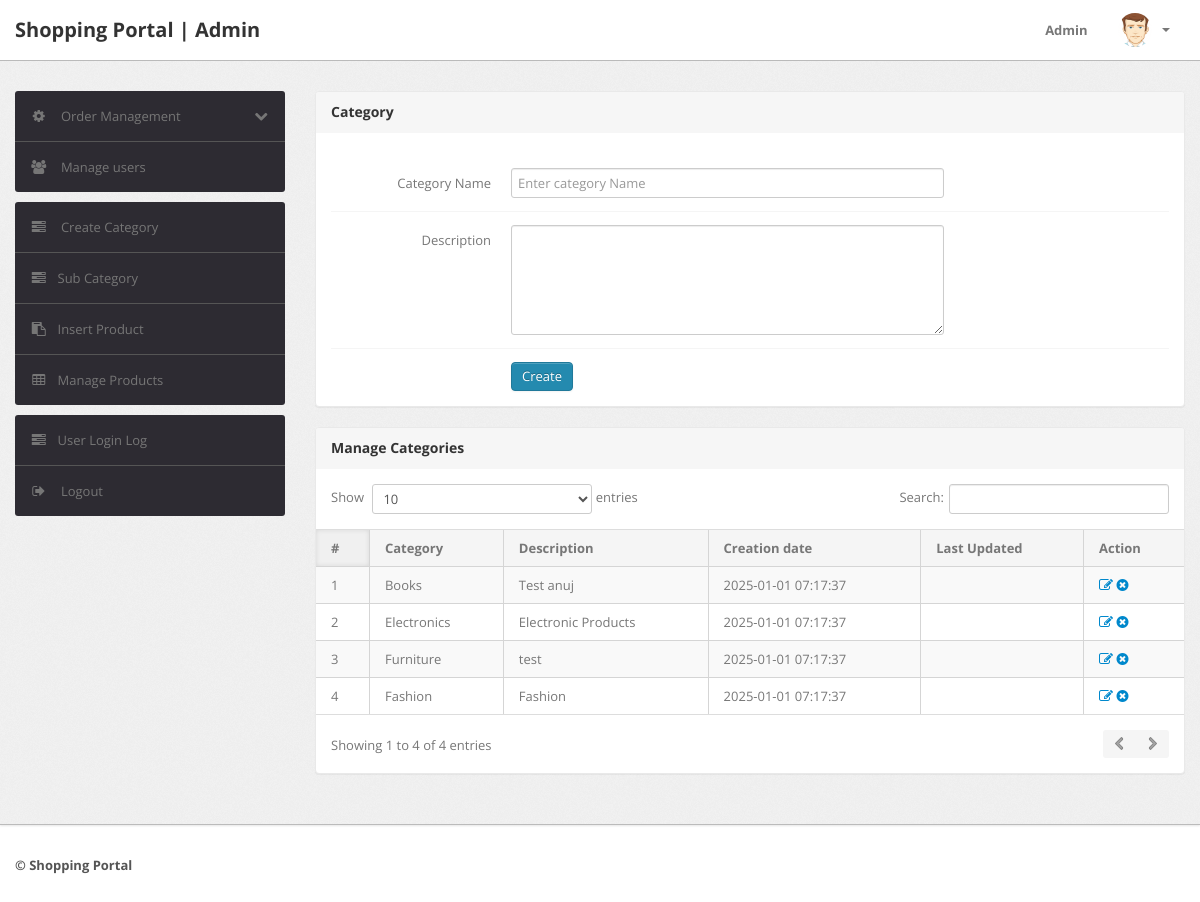
Before: /shopping/admin/category.php (signed in) with the older database file.
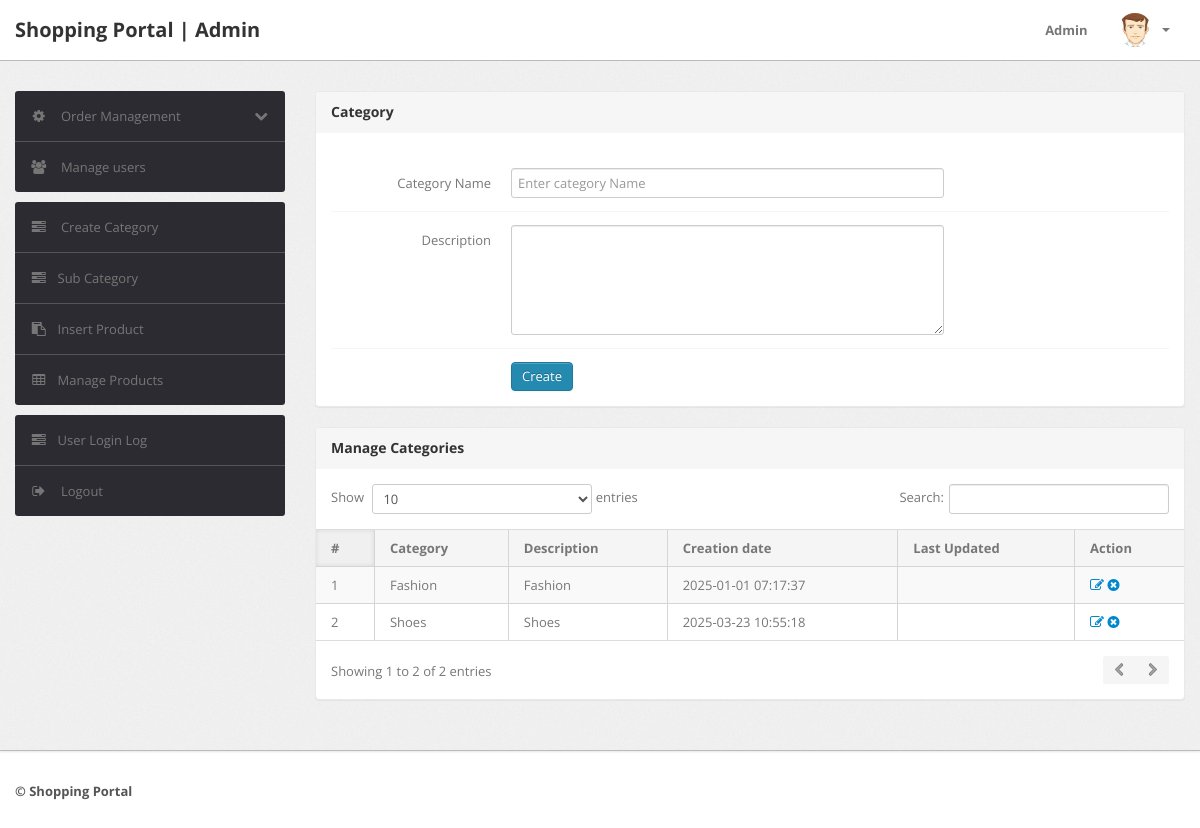
After: the same page with the newer database file.
### tables this page shows
CREATE TABLE `category` (
  `id` int(11) NOT NULL,
  `categoryName` varchar(255) DEFAULT NULL,
  `categoryDescription` longtext DEFAULT NULL,
  `creationDate` timestamp NOT NULL DEFAULT current_timestamp(),
  `updationDate` varchar(255) DEFAULT NULL
);

### shopping/admin/category.php (the view, shortened to what this page needs)
<?php
include('include/config.php');
if(strlen($_SESSION['alogin'])==0)
	{
header('location:index.php');
}
else{
?>
<!DOCTYPE html>
<html lang="en">
<head>
	<link type="text/css" href="bootstrap/css/bootstrap.min.css" rel="stylesheet">
	<link type="text/css" href="bootstrap/css/bootstrap-responsive.min.css" rel="stylesheet">
	<link type="text/css" href="css/theme.css" rel="stylesheet">
	<link type="text/css" href="images/icons/css/font-awesome.css" rel="stylesheet">
</head>
<body>
<?php include('include/header.php');?>
	<div class="wrapper">
		<div class="container">
			<div class="row">
<?php include('include/sidebar.php');?>
			<div class="span9">
					<div class="content">
						<div class="module">
							<div class="module-head">
								<h3>Category</h3>
							</div>
							<div class="module-body">
									<br />
			<form class="form-horizontal row-fluid" name="Category" method="post" >
<div class="control-group">
<label class="control-label" for="basicinput">Category Name</label>
<div class="controls">
<input type="text" placeholder="Enter category Name"  name="category" class="span8 tip" required>
</div>
</div>
<div class="control-group">
											<label class="control-label" for="basicinput">Description</label>
											<div class="controls">
												<textarea class="span8" name="description" rows="5"></textarea>
											</div>
										</div>
	<div class="control-group">
											<div class="controls">
												<button type="submit" name="submit" class="btn btn-primary">Create</button>
											</div>
										</div>
									</form>
							</div>
						</div>
	<div class="module">
							<div class="module-head">
								<h3>Manage Categories</h3>
							</div>
							<div class="module-body table">
								<table cellpadding="0" cellspacing="0" border="0" class="datatable-1 table table-bordered table-striped	 display" width="100%">
									<thead>
										<tr>
											<th>#</th>
											<th>Category</th>
											<th>Description</th>
											<th>Creation date</th>
											<th>Last Updated</th>
											<th>Action</th>
										</tr>
									</thead>
									<tbody>
<?php $query=mysqli_query($con,"select * from category");
$cnt=1;
while($row=mysqli_fetch_array($query))
{
?>
										<tr>
											<td><?php echo htmlentities($cnt);?></td>
											<td><?php echo htmlentities($row['categoryName']);?></td>
											<td><?php echo htmlentities($row['categoryDescription']);?></td>
											<td> <?php echo htmlentities($row['creationDate']);?></td>
											<td><?php echo htmlentities($row['updationDate']);?></td>
											<td>
											<a href="edit-category.php?id=<?php echo $row['id']?>" ><i class="icon-edit"></i></a>
											<a href="category.php?id=<?php echo $row['id']?>&del=delete" onClick="return confirm('Are you sure you want to delete?')"><i class="icon-remove-sign"></i></a></td>
										</tr>
										<?php $cnt=$cnt+1; } ?>
								</table>
							</div>
						</div>
					</div>
				</div>
			</div>
		</div>
	</div>
<?php include('include/footer.php');?>
</body>
<?php } ?>

Changed rows visible on the page:
removed category: categoryName "Books", categoryDescription "Test anuj", creationDate "2025-01-01 07:17:37"
removed category: categoryName "Electronics", categoryDescription "Electronic Products", creationDate "2025-01-01 07:17:37"
removed category: categoryName "Furniture", categoryDescription "test", creationDate "2025-01-01 07:17:37"
added category: categoryName "Shoes", categoryDescription "Shoes", creationDate "2025-03-23 10:55:18"
Other visible differences:
text written by a page script: "Show entries Search: Showing 1 to 4 of 4 entries" → "Show entries Search: Showing 1 to 2 of 2 entries"
